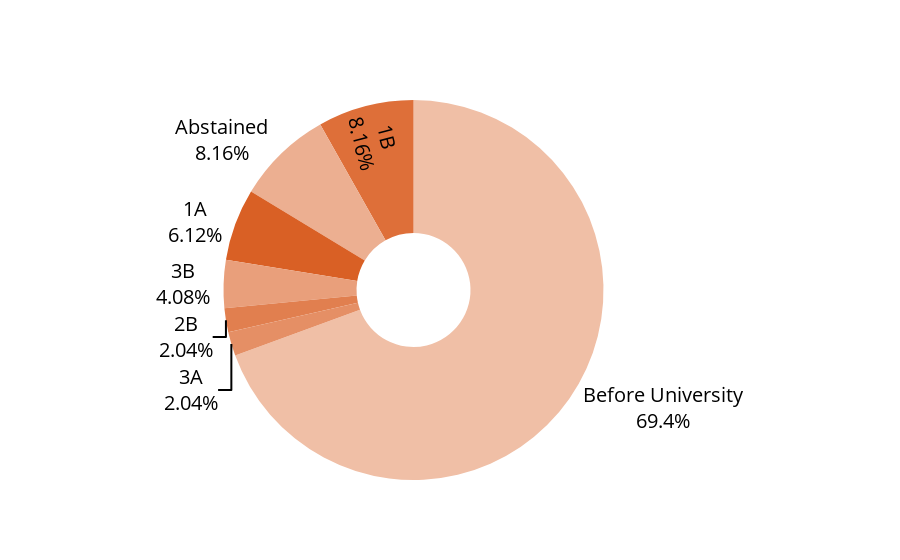

Notebook code cell kept with this figure:
### Markdown cell above
# Slide 4 - When did you have your first sip of alcohol?

### Code cell
labels = ['Before University', '1A', '1B', '2B', '3A', '3B', 'Abstained']
values = [34, 3, 4, 1, 1, 2, 4]
colors = ['rgb(240,191,166)', 'rgb(217,96,37)', 'rgb(222,111,57)', 'rgb(225,127,79)', 'rgb(229,143,101)', 'rgb(233,159,123)', 'rgb(236,175,145)', 'rgb(240,191,166)', 'rgb(252,241,235)']
fig = go.Figure(data=[go.Pie(labels=labels, values=values, textinfo='label+percent', textfont_size=20,
                             insidetextorientation='radial', marker_colors=colors, textfont_color='#000000', hole=.3
                            )])
fig.update(layout_showlegend=False)
iplot(fig)
fig.write_image("presentationImages/SOCIAL_S4_DrinkingFirstSip_MonoColors.png", width=800, height=800)

### Figure 1 — Plotly figure (JSON) as saved in the notebook; plotly's stock layout.template omitted (floating-point values rounded to 4 significant figures)
{"data": [{"hole": 0.3, "insidetextorientation": "radial", "labels": ["Before University", "1A", "1B", "2B", "3A", "3B", "Abstained"], "marker": {"colors": ["rgb(240,191,166)", "rgb(217,96,37)", "rgb(222,111,57)", "rgb(225,127,79)", "rgb(229,143,101)", "rgb(233,159,123)", "rgb(236,175,145)", "rgb(240,191,166)", "rgb(252,241,235)"]}, "textfont": {"color": "#000000", "size": 20}, "textinfo": "label+percent", "type": "pie", "values": [34, 3, 4, 1, 1, 2, 4]}], "layout": {"showlegend": false}}
